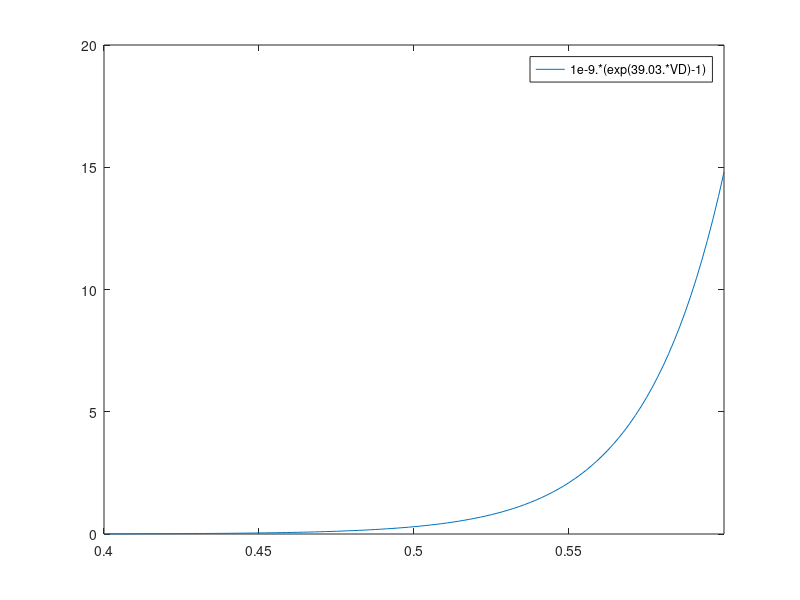

Here is the MATLAB script that generated this plot: (Note: this script raises an error after producing the figure.)
I_S = 1E-12;
q = 1.6E-19;
k = 1.38E-23;
a=1;
T = 297;
R = 1000;
%I_S*R=1e-9
%q/(k*T) = 39.03
fplot('1e-9*(exp(39.03*VD)-1)',[0.4 0.6]);
x_1=fzero('1e-9*(exp(39.03*x)-1)+x-2',1);
fprintf('VD: %5.2f\n',x_1);
